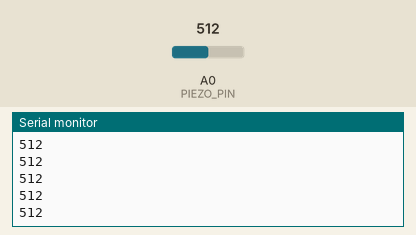
Recording of a sketch running on a simulated Arduino Uno, built with avr-gcc and run on an emulated ATmega328P. On the bench: the last lines printed to the serial monitor. The test bench sets the inputs (shaded band); at power-on: A0 (PIEZO_PIN) = 512.

Above: at 1.2 s.
1.3 s: A0 (PIEZO_PIN) set to 716
At 2.2 s:
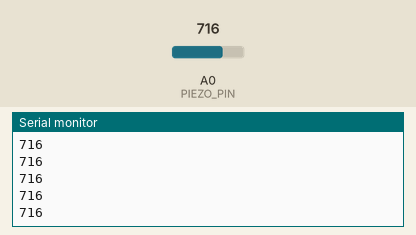
2.8 s: A0 (PIEZO_PIN) set to 900
At 3.9 s:
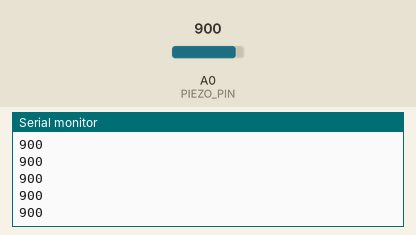
Timing chart, 0 to 5.8 s (numbered marks = the images above; inputs shaded):
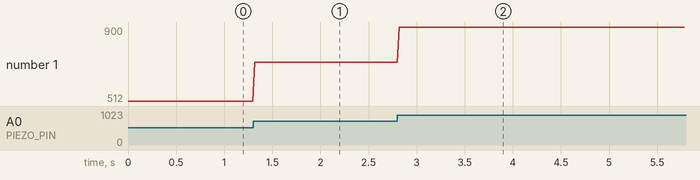

Measured:
- after the input at 1.3 s, the serial monitor: prints a new line at once (image 1)
- after the input at 2.8 s, the serial monitor: prints a new line at once (image 2)
- plotted number 1: 512 → 716 after the input at 1.3 s, 716 → 900 after the input at 2.8 s

The sketch:

piezo_sampler.ino
```cpp
const int PIEZO_PIN = A0;

void setup() {
  Serial.begin(115200);
  pinMode(PIEZO_PIN, INPUT);
}

void loop() {
  int reading = analogRead(PIEZO_PIN);
  Serial.println(reading);
  delay(20);  // 50 Hz sampling
}
```
